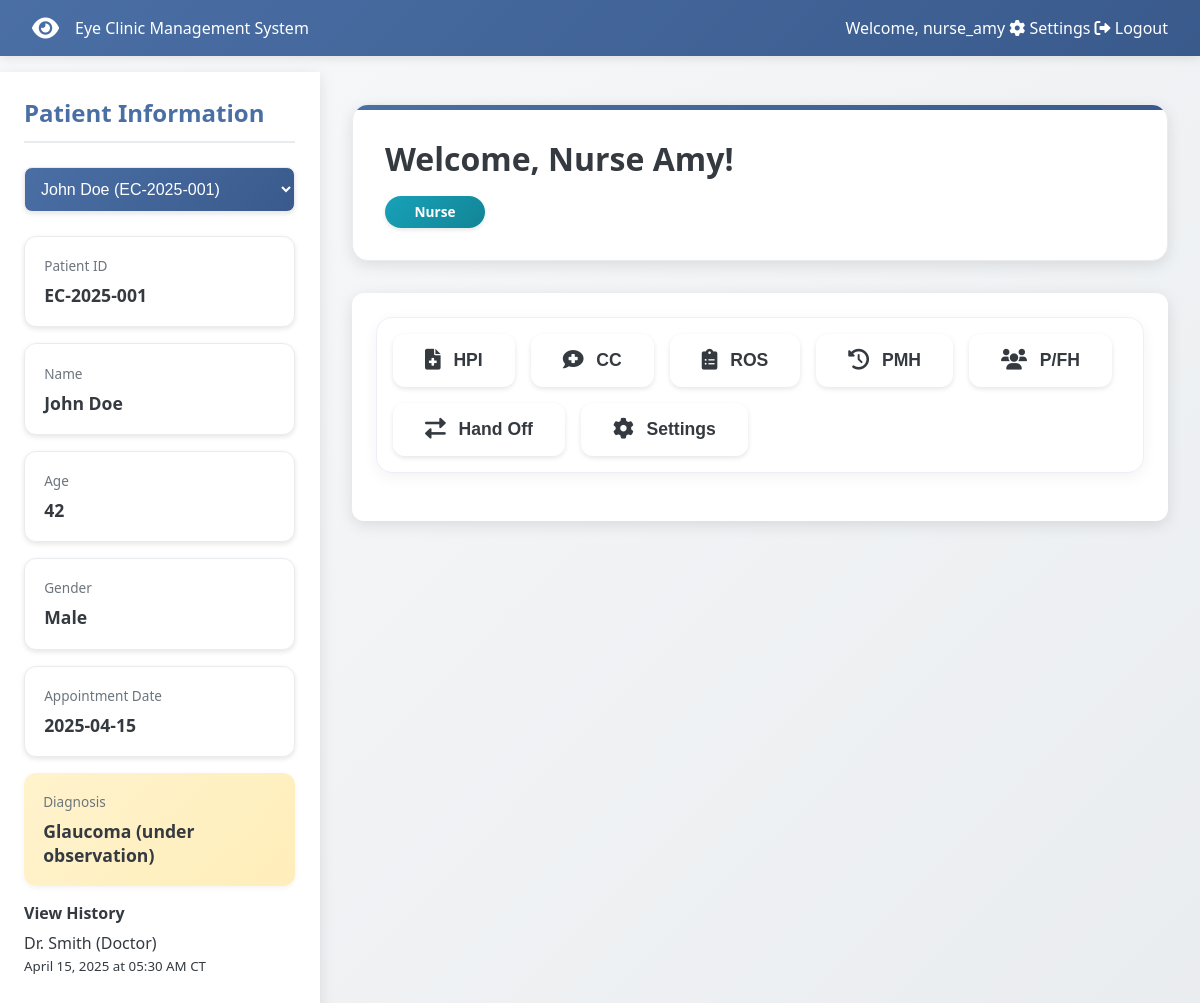
The page /dashboard (signed in) on the database its author committed.
### models.py (models this page shows, shortened)
class User(db.Model):
    id = db.Column(db.Integer, primary_key=True)
    username = db.Column(db.String(80), unique=True, nullable=False)
    email = db.Column(db.String(120), unique=True, nullable=False)
    password_hash = db.Column(db.String(120), nullable=False)
    role = db.Column(db.String(80), nullable=False)
    name = db.Column(db.String(120))
    status = db.Column(db.String(20), default='active')
    last_login = db.Column(db.DateTime, default=lambda: datetime.now(timezone.utc))
    custom_permissions = db.Column(db.String(500))  # Store tab permissions as comma-separated string
    created_at = db.Column(db.DateTime, default=lambda: datetime.now(timezone.utc))
    updated_at = db.Column(db.DateTime, default=lambda: datetime.now(timezone.utc), onupdate=lambda: datetime.now(timezone.utc))
    def get_custom_permissions(self):
        if self.custom_permissions:
            return self.custom_permissions.split(',')
        return []
    def to_dict(self):
        return {
            'id': self.id,
            'username': self.username,
            'role': self.role,
            'name': self.name,
            'status': self.status,
            'last_login': self.last_login.strftime('%Y-%m-%dT%H:%M:%S.%f') if self.last_login else None,
            'custom_permissions': self.get_custom_permissions(),
            'created_at': self.created_at.isoformat() if self.created_at else None,
            'updated_at': self.updated_at.isoformat() if self.updated_at else None
        }

class Patient(db.Model):
    id = db.Column(db.String(20), primary_key=True)
    name = db.Column(db.String(100), nullable=False)
    age = db.Column(db.Integer)
    gender = db.Column(db.String(10))
    appointment_date = db.Column(db.Date)
    diagnosis = db.Column(db.Text)
    created_at = db.Column(db.DateTime, default=datetime.utcnow)
    updated_at = db.Column(db.DateTime, default=datetime.utcnow, onupdate=datetime.utcnow)
    views = db.relationship('PatientView', backref='patient', lazy='dynamic', order_by='PatientView.viewed_at.desc()')
    def to_dict(self):
        all_views = [view.to_dict() for view in self.views.all()]
        return {
            'id': self.id,
            'name': self.name,
            'age': self.age,
            'gender': self.gender,
            'appointment_date': self.appointment_date.isoformat() if self.appointment_date else None,
            'diagnosis': self.diagnosis,
            'created_at': self.created_at.isoformat() if self.created_at else None,
            'updated_at': self.updated_at.isoformat() if self.updated_at else None,
            'views': all_views,
            'last_view': all_views[0] if all_views else None
        }

### app.py (the view)
@app.route('/dashboard')
@login_required
def dashboard():
    role = session['role']
    user = User.query.filter_by(username=session['username']).first()
    custom_permissions = user.get_custom_permissions() if user else []
    accessible_tabs = {}
    if custom_permissions:
        for tab in TAB_PERMISSIONS.keys():
            accessible_tabs[tab] = tab in custom_permissions
    else:
        for tab in TAB_PERMISSIONS.keys():
            accessible_tabs[tab] = role in TAB_PERMISSIONS[tab]
    role_stats = {
        'Admin': {
            'total_patients': Patient.query.count(),
            'active_cases': Patient.query.filter(Patient.diagnosis.isnot(None)).count(),
            'pending_reviews': Patient.query.filter(Patient.diagnosis.is_(None)).count()
        },
        'Doctor': {
            'patients_today': Patient.query.filter_by(appointment_date=datetime.now().date()).count(),
            'pending_reports': Patient.query.filter(Patient.diagnosis.is_(None)).count(),
            'prescriptions': 8  # This would come from a prescriptions table in a real app
        },
        'Nurse': {
            'assigned_patients': Patient.query.count(),
            'vitals_pending': 3,  # This would come from a vitals table in a real app
            'follow_ups': 4  # This would come from a follow-ups table in a real app
        },
        'Intern': {
            'observed_cases': 10,  # This would come from a cases table in a real app
            'assisted_cases': 5,
            'study_hours': 15
        },
        'Receptionist': {
            'appointments_today': Patient.query.filter_by(appointment_date=datetime.now().date()).count(),
            'check_ins': 15,  # This would come from a check-ins table in a real app
            'pending_calls': 4  # This would come from a calls table in a real app
        },
        'Pharmacist': {
            'prescriptions_pending': 12,  # This would come from a prescriptions table in a real app
            'completed_orders': 35,
            'inventory_alerts': 3
        }
    }
    can_view_patient_info = role in PATIENT_INFO_ACCESS
    current_patient = None
    if can_view_patient_info:
        current_patient = Patient.query.get(session.get('selected_patient_id'))
        if not current_patient:
            current_patient = Patient.query.first()
            if current_patient:
                session['selected_patient_id'] = current_patient.id
    all_users = User.query.all()
    received_handoffs = HandOff.query.filter_by(
        to_user_id=user.id,
        is_acknowledged=False
    ).order_by(HandOff.created_at.desc()).all()
    return render_template('dashboard.html',
                         username=session['username'],
                         name=user.name,
                         role=role,
                         current_user=user,
                         tabs=accessible_tabs,
                         stats=role_stats[role],
                         can_view_patient_info=can_view_patient_info,
                         patient_data=current_patient.to_dict() if current_patient else None,
                         all_patients=[p.to_dict() for p in Patient.query.all()] if can_view_patient_info else None,
                         users=[u.to_dict() for u in all_users],
                         received_handoffs=[h.to_dict() for h in received_handoffs])

### app.py (called while the page is built)
def login_required(f):
    @wraps(f)
    def decorated_function(*args, **kwargs):
        if 'username' not in session:
            flash('Please log in first.')
            return redirect(url_for('login'))
        return f(*args, **kwargs)
    return decorated_function

### models.py (called while the page is built)
    def to_dict(self):
        central = pytz.timezone('America/Chicago')
        viewed_at_ct = self.viewed_at.replace(tzinfo=timezone.utc).astimezone(central)
        return {
            'id': self.id,
            'patient_id': self.patient_id,
            'user_id': self.user_id,
            'user_name': self.user.name,
            'user_role': self.user.role,
            'viewed_at': viewed_at_ct.strftime('%B %d, %Y at %I:%M %p CT')
        }

### templates/dashboard.html (shortened to what this page needs)
<!DOCTYPE html>
<html lang="en">
<head>
    <link rel="stylesheet" href="https://cdnjs.cloudflare.com/ajax/libs/font-awesome/6.0.0/css/all.min.css">
</head>
<body>
    <nav class="navbar">
        <div class="navbar-brand">
            <i class="fas fa-eye"></i>
            <span>Eye Clinic Management System</span>
        </div>
        <div class="navbar-right">
            <span>Welcome, {{ username }}</span>
            <a href="#" class="nav-button" onclick="showTab('Settings')">
                <i class="fas fa-cog"></i>
                Settings
            </a>
            <a href="{{ url_for('logout') }}" class="nav-button">
                <i class="fas fa-sign-out-alt"></i>
                Logout
            </a>
        </div>
    </nav>
    <div class="main-content">
        {% if can_view_patient_info %}
        <div class="patient-sidebar">
            <div class="patient-info">
                <h2>Patient Information</h2>
                <div class="patient-selector" style="margin-bottom: 1.5rem;">
                    <select id="patient-select" class="form-control" onchange="selectPatient(this.value)" style="width: 100%; padding: 0.75rem; border: 1px solid var(--border-color); border-radius: 8px; background-color: white; font-size: 1rem;">
                    {% for patient in all_patients %}
                        <option value="{{ patient.id }}" {% if patient.id == patient_data.id %}selected{% endif %}>
                            {{ patient.name }} ({{ patient.id }})
                        </option>
                    {% endfor %}
                </select>
            </div>
                {% if patient_data %}
                <div class="info-group">
                    <div class="info-label">Patient ID</div>
                    <div class="info-value">{{ patient_data.id }}</div>
                </div>
                <div class="info-group">
                    <div class="info-label">Name</div>
                    <div class="info-value">{{ patient_data.name }}</div>
                </div>
                <div class="info-group">
                    <div class="info-label">Age</div>
                    <div class="info-value">{{ patient_data.age }}</div>
                </div>
                <div class="info-group">
                    <div class="info-label">Gender</div>
                    <div class="info-value">{{ patient_data.gender }}</div>
                </div>
                <div class="info-group">
                    <div class="info-label">Appointment Date</div>
                    <div class="info-value">{{ patient_data.appointment_date }}</div>
                </div>
                <div class="diagnosis">
                    <div class="info-label">Diagnosis</div>
                    <div class="info-value">{{ patient_data.diagnosis }}</div>
                </div>
                {% if patient_data.views %}
                <div class="view-history">
                    <h4>View History</h4>
                    <div class="view-list">
                        {% for view in patient_data.views %}
                        <div class="view-item">
                            <span class="text-primary">{{ view.user_name }}</span>
                            <span class="text-muted">({{ view.user_role }})</span>
                            <br>
                            <small class="text-muted">{{ view.viewed_at }}</small>
                        </div>
                        {% endfor %}
                    </div>
                </div>
                {% endif %}
                {% else %}
                <div class="info-group">
                    <div class="info-value">No patient selected</div>
                </div>
                {% endif %}
            </div>
        </div>
        {% endif %}
        <div class="dashboard-container">
            <div class="welcome-card">
                <h1>Welcome, {{ name }}!</h1>
                <div class="role-badge role-{{ role }}">{{ role }}</div>
            </div>
            <div class="tabs-container">
                <div class="tab-buttons">
                    {% for tab, has_access in tabs.items() %}
                        {% if has_access %}
                            <button class="tab-button" data-tab="{{ tab|lower|replace('/', '')|replace(' ', '-') }}">
                                {% if tab == 'HPI' %}
                                    <i class="fas fa-file-medical"></i>
                                {% elif tab == 'CC' %}
                                    <i class="fas fa-comment-medical"></i>
                                {% elif tab == 'ROS' %}
                                    <i class="fas fa-clipboard-list"></i>
                                {% elif tab == 'PMH' %}
                                    <i class="fas fa-history"></i>
                                {% elif tab == 'P/FH' %}
                                    <i class="fas fa-users"></i>
                                {% elif tab == 'Vision' %}
                                    <i class="fas fa-eye"></i>
                                {% elif tab == 'Exam' %}
                                    <i class="fas fa-stethoscope"></i>
                                {% elif tab == 'Photos/Videos' %}
                                    <i class="fas fa-camera"></i>
                                {% elif tab == 'E-prescribe' %}
                                    <i class="fas fa-prescription"></i>
                                {% elif tab == 'Hand Off' %}
                                    <i class="fas fa-exchange-alt"></i>
                                {% elif tab == 'Manage Users' %}
                                    <i class="fas fa-users-cog"></i>
                                {% elif tab == 'Settings' %}
                                    <i class="fas fa-cog"></i>
                                {% endif %}
                                {{ tab }}
                            </button>
                        {% endif %}
                    {% endfor %}
                </div>
            </div>
            </div>
        </div>
</body>
</html>

### rows shown on the page
User: username "nurse_amy", name "Nurse Amy", role "Nurse"
Patient: id "EC-2025-001", name "John Doe", gender "Male", diagnosis "Glaucoma (under observation)"
User: user_name "Dr. Smith", user_role "Doctor"

### other values the page prints
{{ patient_data.age }} "42"
{{ patient_data.appointment_date }} "2025-04-15"
{{ view.viewed_at }} "April 15, 2025 at 05:30 AM CT"
{{ tab }} "HPI" "CC" "ROS" "PMH" "P/FH" "Hand Off" "Settings"
form field value "John Doe (EC-2025-001)"
